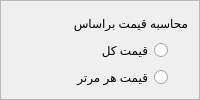
                   <widget class="QFrame" name="frame_36">
                    <property name="minimumSize">
                     <size>
                      <width>0</width>
                      <height>0</height>
                     </size>
                    </property>
                    <property name="frameShape">
                     <enum>QFrame::StyledPanel</enum>
                    </property>
                    <property name="frameShadow">
                     <enum>QFrame::Raised</enum>
                    </property>
                    <layout class="QVBoxLayout" name="verticalLayout_61">
                     <item>
                      <widget class="QLabel" name="label_20">
                       <property name="styleSheet">
                        <string notr="true">label</string>
                       </property>
                       <property name="text">
                        <string>محاسبه قیمت براساس</string>
                       </property>
                       <property name="styleClass" stdset="0">
                        <string>form-label</string>
                       </property>
                      </widget>
                     </item>
                     <item>
                      <layout class="QVBoxLayout" name="verticalLayout_15">
                       <property name="rightMargin">
                        <number>20</number>
                       </property>
                       <item alignment="Qt::AlignLeft">
                        <widget class="QRadioButton" name="radioButton_2">
                         <property name="layoutDirection">
                          <enum>Qt::RightToLeft</enum>
                         </property>
                         <property name="text">
                          <string>قیمت کل</string>
                         </property>
                         <property name="styleClass" stdset="0">
                          <string>form-field</string>
                         </property>
                         <attribute name="buttonGroup">
                          <string notr="true">buttonGroup_2</string>
                         </attribute>
                        </widget>
                       </item>
                       <item alignment="Qt::AlignLeft">
                        <widget class="QRadioButton" name="radioButton">
                         <property name="layoutDirection">
                          <enum>Qt::RightToLeft</enum>
                         </property>
                         <property name="text">
                          <string>قیمت هر مرتر</string>
                         </property>
                         <property name="styleClass" stdset="0">
                          <string>form-field</string>
                         </property>
                         <attribute name="buttonGroup">
                          <string notr="true">buttonGroup_2</string>
                         </attribute>
                        </widget>
                       </item>
                      </layout>
                     </item>
                    </layout>
                   </widget>
